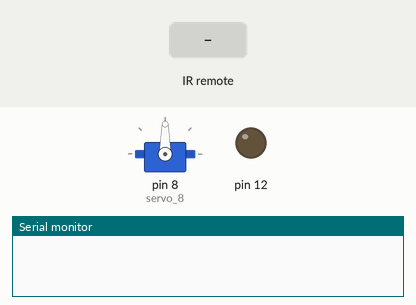
Bench run of a sketch on a simulated Arduino Uno, built with avr-gcc and run on an emulated ATmega328P. On the bench: servo, output pins drawn as LEDs (lit = HIGH), the last lines printed to the serial monitor. The test bench sets the inputs (shaded band).

Above: at 1.2 s.
1.3 s: infrared code 0xFD10EF received
At 2.1 s:
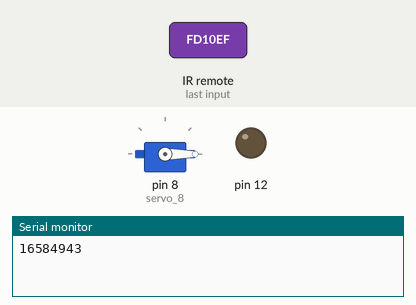
2.8 s: infrared code 0xFD50AF received
At 3.3 s:
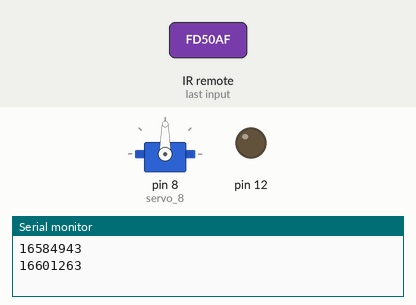
Timing chart, 0 to 5.8 s (numbered marks = the images above; inputs shaded):
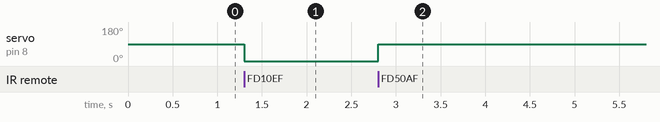

Measured:
- after the input at 1.3 s, servo on pin 8 (servo_8): 90° → 0° at once
- after the input at 2.8 s, servo on pin 8 (servo_8): 0° → 90° at once

The sketch:

_11.ino
```cpp
#include <IRremote.h> // IR library
#include <Servo.h>

IRrecv irrecv(2); // IR Pin
decode_results results;
Servo servo_8;

void setup(){
   servo_8.attach(8);
   irrecv.enableIRIn();  // start receiving the infrared signal
   Serial.begin(9600);

   pinMode(12, OUTPUT);
   pinMode(2, INPUT);
}

void loop() {
   if (irrecv.decode(&results)) // if the data has arrived, execute the commands
   {
      Serial.println(results.value); // send the received data to the port

      if (results.value == 16601263) // adjust the value to the desired button
         servo_8.write(90);

      if (results.value == 16584943) // adjust the value to the desired button
         servo_8.write(0);

      irrecv.resume(); // receive the next signal on the IR receiver
   }
}
```
